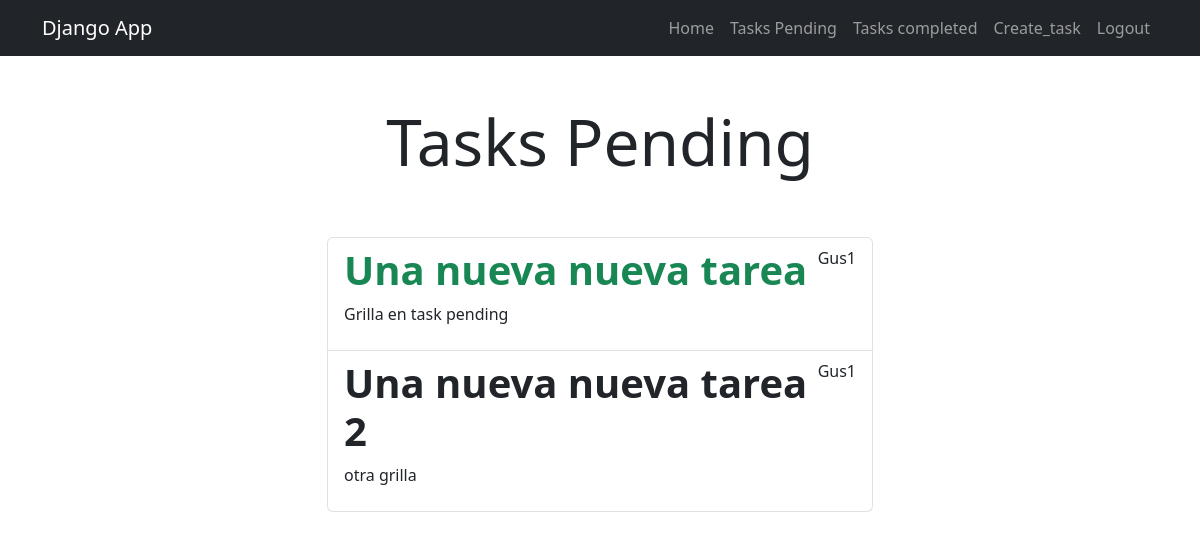
Screenshot of /tasks/ (signed in) with the database file from the repository.
### tasks/models.py (models this page shows, shortened)
class Task(models.Model):
    title = models.CharField(max_length=100)
    description = models.TextField(blank=True)
    created = models.DateTimeField(auto_now_add=True)
    datecompleted = models.DateTimeField(null=True, blank=True)
    important = models.BooleanField(default=False)
    user = models.ForeignKey(User, on_delete=models.CASCADE)

### tasks/views.py (the view)
# urls.py: path('tasks/', views.tasks, name='tasks'),
@login_required
def tasks(request):
    tasks = Task.objects.filter(user=request.user, datecompleted__isnull=True)
    return render(request, 'tasks.html', {'tasks': tasks})

### tasks/templates/tasks.html (shortened to what this page needs)
{% extends 'base.html' %}
{% block content %}
<main class="container">
    <div class="row">
        <div class="col-md-6 offset-md-3">
            <h1 class="text-center display-3 py-5">Tasks Pending</h1>
            <ul class="list-group">
                {% for task in tasks %}
                <a class="list-group-item" href="{% url 'task_detail' task.id %}">
                        <header class="d-flex justify-content-between">
                            {% if task.important %}
                            <h1 class="fw-bold text-success">{{task.title}}</h1>
                            {% else %}
                            <h1 class="fw-bold">{{task.title}}</h1>
                            {% endif %}
                            <p>{{task.user.username}}</p>
                        </header>
                        <p>{{task.description}}</p>
                </a>
                {% endfor %}
            </ul>
        </div>
    </div>
</main>
{% endblock %}

### rows the page displays
Task: title "Una nueva nueva tarea", user.username "Gus1", description "Grilla en task pending"
Task: title "Una nueva nueva tarea 2", user.username "Gus1", description "otra grilla"
